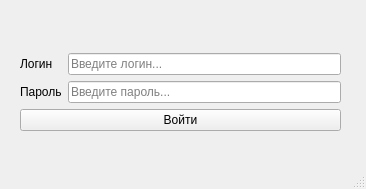
<?xml version="1.0" encoding="UTF-8"?>
<ui version="4.0">
 <class>MainWindow</class>
 <widget class="QMainWindow" name="MainWindow">
  <property name="geometry">
   <rect>
    <x>0</x>
    <y>0</y>
    <width>366</width>
    <height>189</height>
   </rect>
  </property>
  <property name="windowTitle">
   <string>Авторизация</string>
  </property>
  <widget class="QWidget" name="centralwidget">
   <widget class="QWidget" name="gridLayoutWidget">
    <property name="geometry">
     <rect>
      <x>20</x>
      <y>10</y>
      <width>321</width>
      <height>121</height>
     </rect>
    </property>
    <layout class="QGridLayout" name="gridLayout">
     <item row="1" column="1">
      <widget class="QLabel" name="loginLabel">
       <property name="text">
        <string>Логин</string>
       </property>
      </widget>
     </item>
     <item row="1" column="2">
      <widget class="QLineEdit" name="loginInput">
       <property name="placeholderText">
        <string>Введите логин...</string>
       </property>
      </widget>
     </item>
     <item row="4" column="1" colspan="2">
      <widget class="QPushButton" name="loginButton">
       <property name="text">
        <string>Войти</string>
       </property>
      </widget>
     </item>
     <item row="2" column="1">
      <widget class="QLabel" name="passwLabel">
       <property name="lineWidth">
        <number>0</number>
       </property>
       <property name="text">
        <string>Пароль</string>
       </property>
      </widget>
     </item>
     <item row="0" column="1" colspan="2">
      <widget class="QLabel" name="errorLabel">
       <property name="text">
        <string/>
       </property>
       <property name="alignment">
        <set>Qt::AlignCenter</set>
       </property>
      </widget>
     </item>
     <item row="2" column="2">
      <widget class="QLineEdit" name="passwInput">
       <property name="echoMode">
        <enum>QLineEdit::Password</enum>
       </property>
       <property name="placeholderText">
        <string>Введите пароль...</string>
       </property>
      </widget>
     </item>
    </layout>
   </widget>
  </widget>
  <widget class="QMenuBar" name="menubar">
   <property name="geometry">
    <rect>
     <x>0</x>
     <y>0</y>
     <width>366</width>
     <height>22</height>
    </rect>
   </property>
  </widget>
  <widget class="QStatusBar" name="statusbar"/>
 </widget>
 <resources/>
 <connections/>
</ui>
